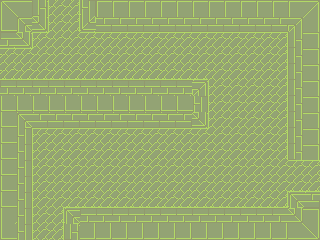

Below is a game level as drawn by its tile map, then a one-line description and the .tmx file that defines it, in full:
An orthogonal 20x15 tile map with 16x16 px tiles, 1 tile layer (background), 3 tilesets and 8 objects.

<map version="1.0" orientation="orthogonal" renderorder="right-down" width="20" height="15" tilewidth="16" tileheight="16" nextobjectid="28">
 <tileset firstgid="1" name="tileset_1" tilewidth="16" tileheight="16" tilecount="49" columns="7">
  <image source="tileset_2.png" width="112" height="112" />
 </tileset>
 <tileset firstgid="50" name="player" tilewidth="32" tileheight="32" tilecount="1" columns="1">
  <image source="../../img/player_stand.png" width="32" height="36" />
 </tileset>
 <tileset firstgid="51" name="scarab" tilewidth="64" tileheight="32" tilecount="1" columns="1">
  <image source="../../img/scarab.png" width="64" height="32" />
 </tileset>
 <layer name="background" width="20" height="15">
  <data encoding="csv">
1,2,27,24,26,23,3,3,3,3,3,3,3,3,3,3,4,5,6,7,
8,9,41,24,26,37,10,10,10,10,10,10,10,10,10,10,11,12,13,14,
39,41,17,25,25,18,18,18,18,18,18,18,18,18,18,18,18,19,20,21,
18,18,25,25,25,25,25,25,25,25,25,25,25,25,25,25,25,26,20,21,
32,32,32,32,32,32,32,32,32,32,32,32,32,25,25,25,25,26,20,21,
39,39,39,39,39,39,39,39,39,39,39,39,13,24,25,25,25,26,20,21,
22,22,22,22,22,22,22,22,22,22,22,22,23,24,25,25,25,26,20,21,
29,9,11,11,11,11,11,11,11,11,11,11,41,24,25,25,25,26,20,21,
29,30,17,18,18,18,18,18,18,18,18,18,18,25,25,25,25,26,20,21,
29,30,24,25,25,25,25,25,25,25,25,25,25,25,25,25,25,26,20,21,
29,30,24,25,25,25,25,25,25,25,25,25,25,25,25,25,25,25,18,18,
29,30,24,25,25,25,25,25,25,25,25,25,25,25,25,25,25,25,32,32,
29,30,24,25,32,32,32,32,32,32,32,32,32,32,32,32,32,33,9,11,
36,23,24,26,9,39,40,40,40,40,40,40,40,40,39,39,39,39,41,42,
29,23,24,26,27,46,47,47,47,47,47,47,47,47,46,46,46,46,48,49
</data>
 </layer>
 <objectgroup name="enemies" />
 <objectgroup name="solids">
  <object id="14" x="0" y="0" width="32" height="48" />
  <object id="15" x="32" y="0" width="16" height="32" />
  <object id="16" x="80" y="0" width="240" height="32" />
  <object id="17" x="288" y="32" width="32" height="128" />
  <object id="23" x="0" y="80" width="208" height="48" />
  <object id="24" x="0" y="128" width="32" height="112" />
  <object id="25" x="64" y="208" width="256" height="32" />
  <object id="26" x="288" y="192" width="32" height="16" />
 </objectgroup>
 <objectgroup name="player" />
</map>
